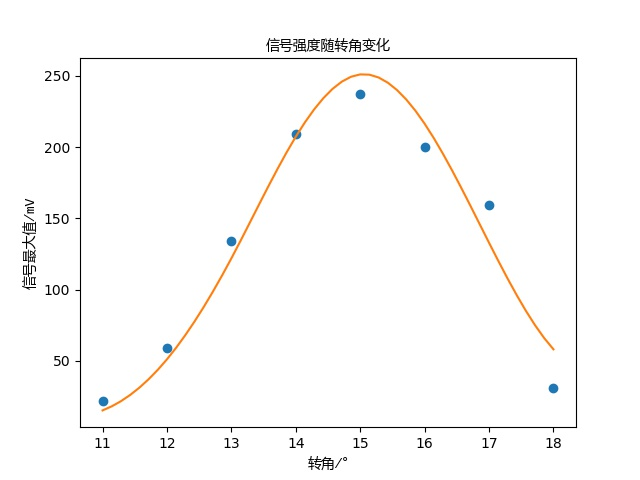

This chart was generated by the following Python code:
import os
import math
import csv

import numpy as np
from scipy import signal
from scipy.interpolate import spline
from scipy.optimize import curve_fit
from scipy.optimize import leastsq
import matplotlib.pyplot as plt
import matplotlib

t = []
s = []
r = []
dfont = matplotlib.font_manager.FontProperties(fname='C:/Windows/Fonts/YaHei Consolas Hybrid.ttf')

root = 'lab/data/171130/plate2/200v10p150mm2cm40mmX'
for i in os.listdir(root):
    r.append(int(i.split('.')[0]))
    with open(os.path.join(root, i)) as csvfile:
        reader = csv.reader(csvfile)
        rows = [row for row in reader]
    rows = np.array(rows[2:])[:,:3].astype('float64')
    t.append(0.5*rows[:,0])
    s.append(1000*rows[:,2])

v = []
for (i, k) in zip(t, s):
    v.append(max(k))

#rn = np.linspace(min(r), max(r), 20)
#vn = spline(r, v, rn)
#plt.plot(rn, vn)

def func(p, x):
    a, b, c = p
    return a*np.exp(-((x-b)/c)**2)

def error(p, x, y):
    return (func(p, x)-y)**2

p0 = [217.2, 14.5, 3.9]
para = leastsq(error, p0, args=(r, v))
vs = func(para[0], r)

rn = np.linspace(min(r), max(r), 50)
vn = spline(r, vs, rn)

plt.plot(r, v, 'o')
plt.plot(rn, vn)
plt.title('信号强度随转角变化', fontproperties=dfont)
plt.xlabel('转角/°', fontproperties=dfont)
plt.ylabel('信号最大值/mV', fontproperties=dfont)
plt.show()

#b, a = signal.butter(3, 0.2, 'low')
#sf = signal.filtfilt(b, a, data[:,2])
